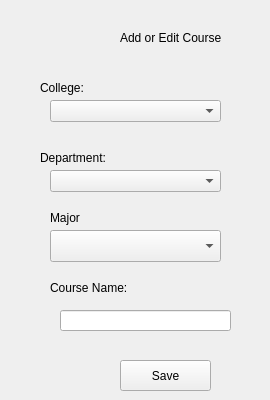
      <widget class="QWidget" name="page_4">
       <widget class="QLabel" name="label_37">
        <property name="geometry">
         <rect>
          <x>120</x>
          <y>30</y>
          <width>141</width>
          <height>16</height>
         </rect>
        </property>
        <property name="text">
         <string>Add or Edit Course</string>
        </property>
       </widget>
       <widget class="QLabel" name="label_38">
        <property name="geometry">
         <rect>
          <x>40</x>
          <y>80</y>
          <width>71</width>
          <height>16</height>
         </rect>
        </property>
        <property name="text">
         <string>College:</string>
        </property>
       </widget>
       <widget class="QComboBox" name="comboBox_17">
        <property name="geometry">
         <rect>
          <x>50</x>
          <y>100</y>
          <width>171</width>
          <height>22</height>
         </rect>
        </property>
       </widget>
       <widget class="QLabel" name="label_39">
        <property name="geometry">
         <rect>
          <x>40</x>
          <y>150</y>
          <width>91</width>
          <height>16</height>
         </rect>
        </property>
        <property name="text">
         <string>Department:</string>
        </property>
       </widget>
       <widget class="QComboBox" name="comboBox_18">
        <property name="geometry">
         <rect>
          <x>50</x>
          <y>170</y>
          <width>171</width>
          <height>22</height>
         </rect>
        </property>
       </widget>
       <widget class="QLabel" name="label_40">
        <property name="geometry">
         <rect>
          <x>50</x>
          <y>210</y>
          <width>59</width>
          <height>16</height>
         </rect>
        </property>
        <property name="text">
         <string>Major</string>
        </property>
       </widget>
       <widget class="QComboBox" name="comboBox_19">
        <property name="geometry">
         <rect>
          <x>50</x>
          <y>230</y>
          <width>171</width>
          <height>32</height>
         </rect>
        </property>
       </widget>
       <widget class="QLabel" name="label_41">
        <property name="geometry">
         <rect>
          <x>50</x>
          <y>280</y>
          <width>91</width>
          <height>16</height>
         </rect>
        </property>
        <property name="text">
         <string>Course Name:</string>
        </property>
       </widget>
       <widget class="QPushButton" name="pushButton_22">
        <property name="geometry">
         <rect>
          <x>120</x>
          <y>360</y>
          <width>91</width>
          <height>31</height>
         </rect>
        </property>
        <property name="text">
         <string>Save</string>
        </property>
       </widget>
       <widget class="QLineEdit" name="lineEdit_4">
        <property name="geometry">
         <rect>
          <x>60</x>
          <y>310</y>
          <width>171</width>
          <height>21</height>
         </rect>
        </property>
       </widget>
      </widget>
